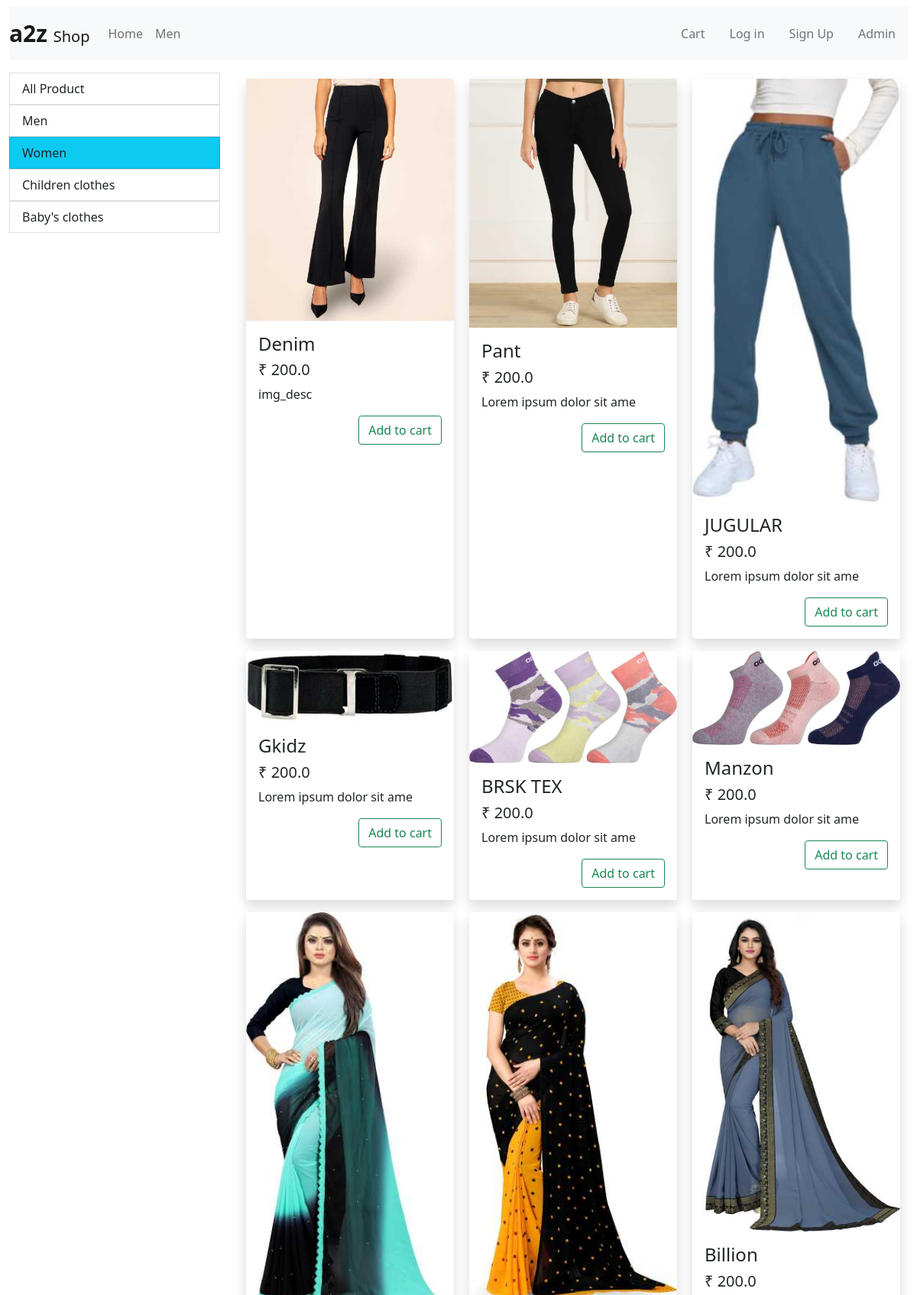
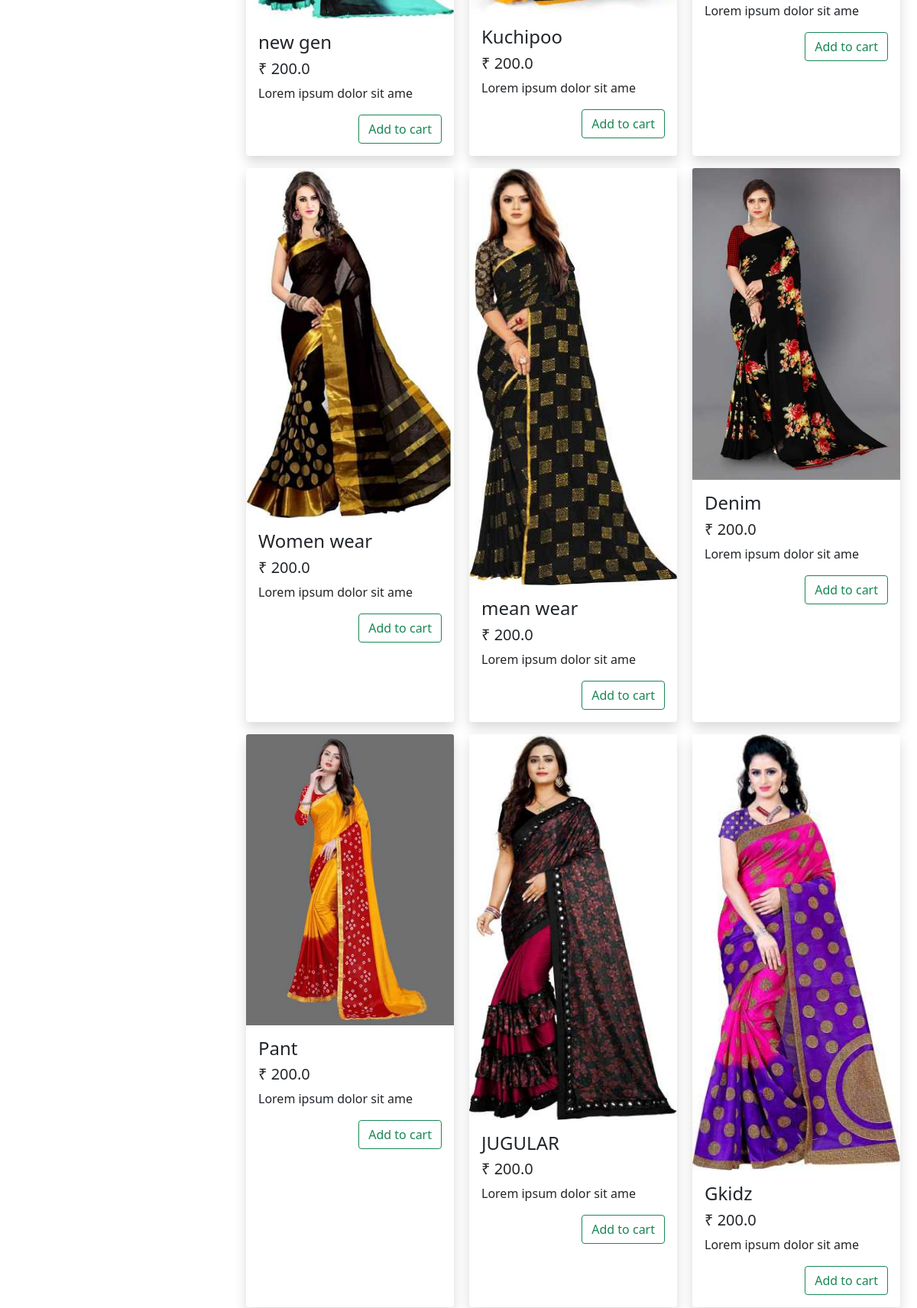
Page /?category_id=6 (upper part) on the committed database (2 pictures, top to bottom).
### item_card/models.py (models this page shows, shortened)
class Category(models.Model):
    name = models.CharField(max_length=20)

class Item_card(models.Model):
    img_title = models.CharField(max_length=100)
    img_desc = models.CharField(max_length=100)
    price = models.FloatField(null=True, default=200)
    img_category = models.ForeignKey(Category, on_delete= models.CASCADE, default=5)
    img_img = models.ImageField(upload_to='uploads/',null=True, default=None)

### Eshop/views/home.py (the view, shortened to what this page needs)
# urls.py: path('',home.HomePage.as_view(), name= 'homePage' ),
class HomePage(View):
    def get(self,request):
        data = None
        category_id = None
        if request.method == 'GET':
            category_id = request.GET.get('category_id')
            if category_id != None:
                data = Item_card.objects.all().filter(img_category=category_id)
                category_id = int(category_id)
            else:
                data = Item_card.objects.all()
        fields = Category.objects.all()
        print(request.session.get('customer_id'))
        print(request.session.get('customer_email'))
        return render(request, 'home_page.html', {'data':data,'category_id':category_id ,'fields' : fields })

### item_card/templatetags/currency.py (called while the page is built)
@register.filter(name='currency')
def currency(price):
   return '₹ '+ str(price)

### item_card/templatetags/manual_tag.py (called while the page is built)
@register.filter(name='cart_len')
def cart_len(cart):
      if cart != None:
         return len(cart)
      return False

### templates/home_page.html (shortened to what this page needs)
{% extends 'base.html'%}
{% block content %}
{% load manual_tag %}
{% load currency %}
  <div class="row">
    <div class="col-lg-3">
      <ul class="list-group">
         <li><a class="list-group-item {% if category_id == None %} bg-info {% endif %}" href="/"> All Product </a> </li>
        {% for field in fields %}
        <li><a class="list-group-item {% if category_id == field.id %} bg-info {% endif %}" href="/?category_id={{field.id}}"> {{field.name}} </a> </li>
       {% endfor %}
      </ul>
    </div>
    <div class="col-lg-9">
      <div class="row mx-auto">
      {% for product in data %}
        <div class="card mx-auto p-0  border-0 shadow my-2" style="width: 17rem;" id="{{product.id}}">
          <img src="{{product.img_img.url}}" alt="image load failed" class="card-img-top">
          <div class="card-body">
            <h4 class="card-title">{{product.img_title}}</h4>
            <h5 class="card-text">{{product.price|currency}}</h5>
            <p class="card-text"> {{product.img_desc}}
          </p>
          <form method="post">
            <div class=" d-flex align-items-end flex-column">
        {% if product.id|is_in_cart:request.session.cart  %}
              <div class="container form-group">
                <form method="post " action="">
                  {% csrf_token %}
                  <input type="text" value="{{product.id}}" hidden name="decrement_cart">
                  <input type="text" value="True" hidden name="remove">
                  <input type="submit"  value="-">
                </form>
                <span>{{product.id|cart_quantity:request.session.cart}} in cart</span>
                <form method="post" action="">
                  {% csrf_token %}
                  <input type="text" value="{{product.id}}" hidden name="increment_cart">
                  <input type="submit"  value="+">
                </form>
              </div>
          {% else %}
              <button class="btn btn-outline-success"> Add to cart</button>
          {% endif %}
            </div>
         </form>
          </div>
          </div>
          {% empty %}
          NO product available
        {% endfor %}
       </div></div>
  </div>
{% endblock %}

### rows in the picture
Category: name "Men"
Category: name "Women"
Category: name "Children clothes"
Category: name "Baby's clothes"
Item_card: img_img (picture), img_title "Denim", price "₹ 200.0", img_desc "img_desc", shows "Add to cart"
Item_card: img_img (picture), img_title "Pant", price "₹ 200.0", img_desc "Lorem ipsum dolor sit ame", shows "Add to cart"
Item_card: img_img (picture), img_title "JUGULAR", price "₹ 200.0", img_desc "Lorem ipsum dolor sit ame", shows "Add to cart"
Item_card: img_img (picture), img_title "Gkidz", price "₹ 200.0", img_desc "Lorem ipsum dolor sit ame", shows "Add to cart"
Item_card: img_img (picture), img_title "BRSK TEX", price "₹ 200.0", img_desc "Lorem ipsum dolor sit ame", shows "Add to cart"
Item_card: img_img (picture), img_title "Manzon", price "₹ 200.0", img_desc "Lorem ipsum dolor sit ame", shows "Add to cart"
Item_card: img_img (picture), img_title "new gen", price "₹ 200.0", img_desc "Lorem ipsum dolor sit ame", shows "Add to cart"
Item_card: img_img (picture), img_title "Kuchipoo", price "₹ 200.0", img_desc "Lorem ipsum dolor sit ame", shows "Add to cart"
Item_card: img_img (picture), img_title "Billion", price "₹ 200.0", img_desc "Lorem ipsum dolor sit ame", shows "Add to cart"
Item_card: img_img (picture), img_title "Women wear", price "₹ 200.0", img_desc "Lorem ipsum dolor sit ame", shows "Add to cart"
Item_card: img_img (picture), img_title "mean wear", price "₹ 200.0", img_desc "Lorem ipsum dolor sit ame", shows "Add to cart"
Item_card: img_img (picture), img_title "Denim", price "₹ 200.0", img_desc "Lorem ipsum dolor sit ame", shows "Add to cart"
Item_card: img_img (picture), img_title "Pant", price "₹ 200.0", img_desc "Lorem ipsum dolor sit ame", shows "Add to cart"
Item_card: img_img (picture), img_title "JUGULAR", price "₹ 200.0", img_desc "Lorem ipsum dolor sit ame", shows "Add to cart"
Item_card: img_img (picture), img_title "Gkidz", price "₹ 200.0", img_desc "Lorem ipsum dolor sit ame", shows "Add to cart"
